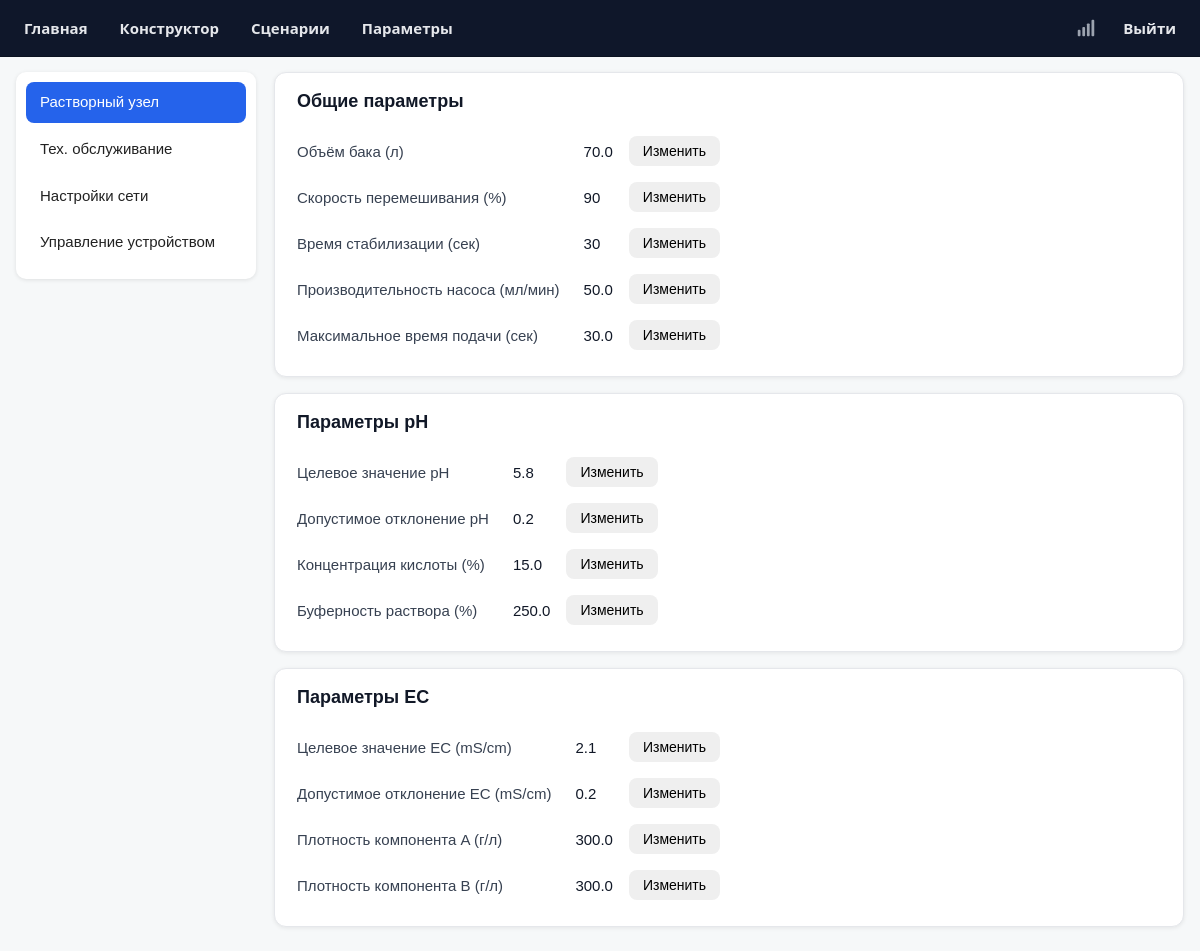
The page /mixing_parameters (signed in) on the database its author committed.
### app/models.py (models this page shows, shortened)
class MixingParameter(db.Model):
    __tablename__ = 'mixing_parameters'
    id = db.Column(db.Integer, primary_key=True)
    tank_volume = db.Column(db.Float)
    density_a = db.Column(db.Float)
    density_b = db.Column(db.Float)
    density_acid = db.Column(db.Float)
    bf = db.Column(db.Float)
    pump_flow_rate = db.Column(db.Float)
    target_ec = db.Column(db.Float)
    target_ph = db.Column(db.Float)
    stabilization_time = db.Column(db.Integer)
    mixing_speed = db.Column(db.Integer)
    ec_deviation = db.Column(db.Float)
    ph_deviation = db.Column(db.Float)
    description = db.Column(db.Text)
    ec_rate_threshold = db.Column(db.Float, default=0.5)
    ph_rate_threshold = db.Column(db.Float, default=0.05)
    maxtime = db.Column(db.Integer)
    start_mix = db.Column(db.Integer, default=0)  # Новое поле для управления смешиванием

### app/routes.py (the view, shortened to what this page needs)
@bp.route('/mixing_parameters')
@login_required
def mixing_parameters():
    mixing_params = MixingParameter.query.first()
    calibration_params = {
        'ph_buffer_1': get_parameter_value_by_name('ph_buffer_1', ''),
        'ph_buffer_2': get_parameter_value_by_name('ph_buffer_2', ''),
        'ph_calibration_status': get_parameter_value_by_name('PH Calibration Status', 'Не выполнялась'),
        'ph_calibration_updated': get_parameter_value_by_name('PH Calibration Updated', '—'),
        'ec_calibration_temperature': get_parameter_value_by_name('ec_calibration_temperature', ''),
        'ec_solution_1': get_parameter_value_by_name('ec_solution_1', ''),
        'ec_solution_2': get_parameter_value_by_name('ec_solution_2', ''),
        'ec_calibration_status': get_parameter_value_by_name('EC Calibration Status', 'Не выполнялась'),
        'ec_calibration_updated': get_parameter_value_by_name('EC Calibration Updated', '—'),
    }
    wifi_client = None
    conf_path = "/etc/smart-wifi/wifi.conf"
    wifi_available = os.path.exists("/etc/smart-wifi/wifi.conf")
    return render_template(
        'mixing_parameters.html',
        mixing_params=mixing_params,
        calibration_params=calibration_params,
        wifi_client=wifi_client,
        wifi_available=wifi_available,
        modem_state=read_modem_state(),
        modem_config=read_modem_config(),
        title='Параметры'
       )

### app/models.py (called while the page is built)
@login.user_loader
def load_user(id):
    return User.query.get(int(id))

### app/routes.py (called while the page is built, shortened)
def get_parameter_value_by_name(name, default=''):
    p = Parameter.query.filter_by(controlled_parameter_name=name).first()
    if not p:
        return default
    value = p.value
    if isinstance(value, bytes):
        value = value.decode('utf-8')
    return value

def read_modem_state():
    if not os.path.exists(MODEM_INFO_PATH):
        return None

def read_modem_config():
    if not os.path.exists(MODEM_CONF_PATH):
        return None

@bp.app_context_processor
def inject_status_flags():
    return {
        "wifi_available": os.path.exists("/etc/smart-wifi/wifi.conf"),
        "modem_available": os.path.exists(MODEM_INFO_PATH)
    }

### app/templates/mixing_parameters.html (shortened to what this page needs)
{% extends "base.html" %}
{% block content %}
<div class="settings-layout">
    <aside class="settings-sidebar">
        <button class="settings-menu-item active" onclick="showSettingsSection('solution', this)">
            Растворный узел
        </button>
        <button class="settings-menu-item" onclick="showSettingsSection('service', this)">
            Тех. обслуживание
        </button>
        <button class="settings-menu-item" onclick="showSettingsSection('network', this)">
            Настройки сети
        </button>
        <button class="settings-menu-item" onclick="showSettingsSection('device', this)">
            Управление устройством
        </button>
    </aside>
    <main class="settings-content">
<div id="section-solution" class="settings-section active">
    <section class="card">
        <h2>Общие параметры</h2>
        <table class="table--compact">
            <tr>
                <th>Объём бака (л)</th>
                <td id="tank_volume">{{ mixing_params.tank_volume }}</td>
                <td>
                    <button class="btn btn-primary"
                            onclick="openModal('tank_volume', 'mixing', false)"
                            {% if current_user.username != 'admin' %} disabled {% endif %}>
                        Изменить
                    </button>
                </td>
            </tr>
            <tr>
                <th>Скорость перемешивания (%)</th>
                <td id="mixing_speed">{{ mixing_params.mixing_speed }}</td>
                <td>
                    <button class="btn btn-primary"
                            onclick="openModal('mixing_speed', 'mixing', false)"
                            {% if current_user.username != 'admin' %} disabled {% endif %}>
                        Изменить
                    </button>
                </td>
            </tr>
            <tr>
                <th>Время стабилизации (сек)</th>
                <td id="stabilization_time">{{ mixing_params.stabilization_time }}</td>
                <td>
                    <button class="btn btn-primary"
                            onclick="openModal('stabilization_time', 'mixing', false)"
                            {% if current_user.username != 'admin' %} disabled {% endif %}>
                        Изменить
                    </button>
                </td>
            </tr>
            <tr>
                <th>Производительность насоса (мл/мин)</th>
                <td id="pump_flow_rate">{{ mixing_params.pump_flow_rate }}</td>
                <td>
                    <button class="btn btn-primary"
                            onclick="openModal('pump_flow_rate', 'mixing', false)"
                            {% if current_user.username != 'admin' %} disabled {% endif %}>
                        Изменить
                    </button>
                </td>
            </tr>
            <tr>
                <th>Максимальное время подачи (сек)</th>
                <td id="maxtime">{{ mixing_params.maxtime }}</td>
                <td>
                    <button class="btn btn-primary"
                            onclick="openModal('maxtime', 'mixing', false)"
                            {% if current_user.username != 'admin' %} disabled {% endif %}>
                        Изменить
                    </button>
                </td>
            </tr>
        </table>
    </section>
    <section class="card">
        <h2>Параметры pH</h2>
        <table class="table--compact">
            <tr>
                <th>Целевое значение pH</th>
                <td id="target_ph">{{ mixing_params.target_ph }}</td>
                <td>
                    <button class="btn btn-primary"
                            onclick="openModal('target_ph', 'mixing', false)"
                            {% if current_user.username != 'admin' %} disabled {% endif %}>
                        Изменить
                    </button>
                </td>
            </tr>
            <tr>
                <th>Допустимое отклонение pH</th>
                <td id="ph_deviation">{{ mixing_params.ph_deviation }}</td>
                <td>
                    <button class="btn btn-primary"
                            onclick="openModal('ph_deviation', 'mixing', false)"
                            {% if current_user.username != 'admin' %} disabled {% endif %}>
                        Изменить
                    </button>
                </td>
            </tr>
            <tr>
                <th>Концентрация кислоты (%)</th>
                <td id="density_acid">{{ mixing_params.density_acid }}</td>
                <td>
                    <button class="btn btn-primary"
                            onclick="openModal('density_acid', 'mixing', false)"
                            {% if current_user.username != 'admin' %} disabled {% endif %}>
                        Изменить
                    </button>
                </td>
            </tr>
            <tr>
                <th>Буферность раствора (%)</th>
                <td id="bf">{{ mixing_params.bf }}</td>
                <td>
                    <button class="btn btn-primary"
                            onclick="openModal('bf', 'mixing', false)"
                            {% if current_user.username != 'admin' %} disabled {% endif %}>
                        Изменить
                    </button>
                </td>
            </tr>
        </table>
    </section>
    <section class="card">
        <h2>Параметры EC</h2>
        <table class="table--compact">
            <tr>
                <th>Целевое значение EC (mS/cm)</th>
                <td id="target_ec">{{ mixing_params.target_ec }}</td>
                <td>
                    <button class="btn btn-primary"
                            onclick="openModal('target_ec', 'mixing', false)"
                            {% if current_user.username != 'admin' %} disabled {% endif %}>
                        Изменить
                    </button>
                </td>
            </tr>
            <tr>
                <th>Допустимое отклонение EC (mS/cm)</th>
                <td id="ec_deviation">{{ mixing_params.ec_deviation }}</td>
                <td>
                    <button class="btn btn-primary"
                            onclick="openModal('ec_deviation', 'mixing', false)"
                            {% if current_user.username != 'admin' %} disabled {% endif %}>
                        Изменить
                    </button>
                </td>
            </tr>
            <tr>
                <th>Плотность компонента A (г/л)</th>
                <td id="density_a">{{ mixing_params.density_a }}</td>
                <td>
                    <button class="btn btn-primary"
                            onclick="openModal('density_a', 'mixing', false)"
                            {% if current_user.username != 'admin' %} disabled {% endif %}>
                        Изменить
                    </button>
                </td>
            </tr>
            <tr>
                <th>Плотность компонента B (г/л)</th>
                <td id="density_b">{{ mixing_params.density_b }}</td>
                <td>
                    <button class="btn btn-primary"
                            onclick="openModal('density_b', 'mixing', false)"
                            {% if current_user.username != 'admin' %} disabled {% endif %}>
                        Изменить
                    </button>
                </td>
            </tr>
        </table>
    </section>
</div>
	</main>
</div>
</div>
{% endblock %}

### app/static/styles/dashboard.css (style rules this page uses)
:root { --primary: #28a745; --primary-hover: #2fba51; --text: #222; --muted: #6b7280; --bg: #f6f8f9; --card-bg: #ffffff; --border: #e5e7eb; --shadow: 0 6px 24px rgba(0,0,0,.06); --radius: 14px; }
* { box-sizing:border-box }
html,body { height:100% }
body { margin:0; font-family:system-ui,-apple-system,Segoe UI,Roboto,Ubuntu,Cantarell,"Helvetica Neue",Arial,"Noto Sans","Apple Color Emoji","Segoe UI Emoji","Segoe UI Symbol"; color:var(--text); background:var(--bg); }
.card { background:var(--card-bg); border:1px solid var(--border); border-radius:var(--radius); box-shadow:var(--shadow); padding:16px; }
.card h2 { margin:0 0 12px 0; font-size:18px; font-weight:600; }
.col-left, .col-center, .col-right, .card, .controls-grid, .param-grid, .camera-grid { min-width: 0; }
.status-button, .btn { display:inline-flex; align-items:center; justify-content:center; gap:8px; padding:10px 14px; border-radius:10px; border:1px solid transparent; font-size:16px; line-height:1; cursor:pointer; transition:background .15s, box-shadow .2s, transform .02s, border-color .15s, color .15s; }

### app/templates/mixing_parameters.html (style rules this page uses)
.settings-layout { display: grid; grid-template-columns: 240px 1fr; gap: 18px; align-items: start; font-family: Arial, Helvetica, sans-serif; color: #222; }
.settings-sidebar { background: #fff; border-radius: 10px; padding: 10px; box-shadow: 0 1px 4px rgba(0,0,0,0.10); position: sticky; top: 12px; }
.settings-menu-item { width: 100%; display: block; text-align: left; padding: 11px 14px; margin-bottom: 6px; border: none; border-radius: 8px; background: transparent; color: #222; font-size: 15px; font-weight: 500; line-height: 1.25; cursor: pointer; }
.settings-menu-item.active { background: #2563eb; color: #fff; }
.settings-content { min-width: 0; }
.settings-section { display: none; }
.settings-section.active { display: flex; flex-direction: column; gap: 16px; }
.settings-section .card { width: 100%; padding: 18px 22px; border-radius: 12px; background: #fff; box-shadow: 0 1px 4px rgba(0,0,0,0.08); }
.settings-section .card h2 { margin: 0 0 16px 0; font-size: 18px; font-weight: 600; color: #111827; }
.table--compact { width: auto; border-collapse: collapse; }
.table--compact th { font-size: 15px; font-weight: 500; color: #374151; text-align: left; padding: 8px 16px 8px 0; white-space: nowrap; }
.table--compact td { font-size: 15px; font-weight: 400; color: #111827; padding: 8px 8px; vertical-align: middle; }
.table--compact .btn, .card .btn { padding: 7px 13px; border-radius: 8px; font-size: 14px; font-weight: 500; }

### rows shown on the page
MixingParameter: tank_volume "70.0", mixing_speed "90", stabilization_time "30", pump_flow_rate "50.0", maxtime "30.0", target_ph "5.8", ph_deviation "0.2", density_acid "15.0", bf "250.0", target_ec "2.1", ec_deviation "0.2", density_a "300.0", density_b "300.0"
